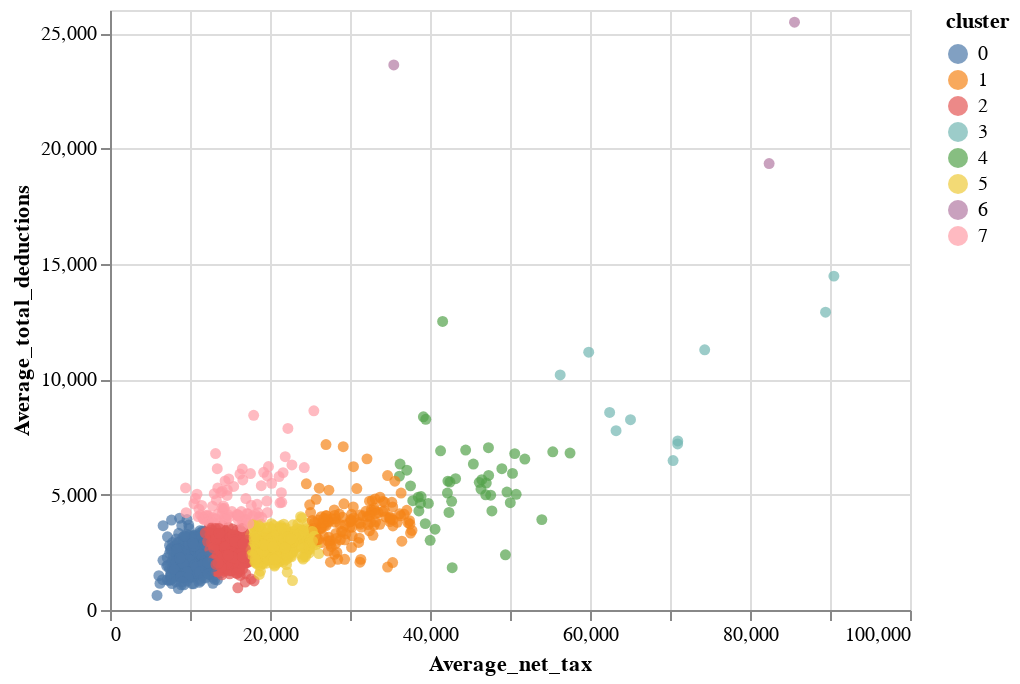

The cell this chart's notebook holds for it:
### Markdown cell above
The final step to see how the clusters are grouped and distributed, is to configure the <code>scatter_plot</code> by specifying the names of the columns that will be the <code>x</code> and <code>y</code> axes on the graph, with the parameter <code>color</code> is how we tell the <code>scatter_plot</code> object to color each point according to its cluster value, by adding a <code>:N</code> at the end of the <code>cluster</code> column name, this extra parameter is how <code>altair</code> understands the type of value for this column, <code>:N</code> it means the information contained in this column is categorical. The <code>Tooltip</code> parameter with the list of corresponding column names and by calling the method <code>interactive</code> will allow to hover over datapoints and displaying their values, therefore we obtained a dynamic scatter plot of how grouped and distributed the clusters are.

### Code cell
scatter_plot.encode(x='Average_net_tax', 
                    y='Average_total_deductions',
                    color='cluster:N', 
                    tooltip=['Postcode', 
                             'cluster', 
                             'Average_net_tax', 
                             'Average_total_deductions']).interactive()

### Figure 1 — Vega-Lite specification as saved in the notebook (floating-point values rounded to 4 significant figures; data arrays with more than 128 entries replaced by an {"elided": "..."} marker saying what was removed)
{"config": {"view": {"continuousWidth": 400, "continuousHeight": 300}}, "data": {"name": "data-54daaebeb930cfc06424cbeb25afb335"}, "mark": "circle", "encoding": {"color": {"type": "nominal", "field": "cluster"}, "tooltip": [{"type": "quantitative", "field": "Postcode"}, {"type": "quantitative", "field": "cluster"}, {"type": "quantitative", "field": "Average_net_tax"}, {"type": "quantitative", "field": "Average_total_deductions"}], "x": {"type": "quantitative", "field": "Average_net_tax"}, "y": {"type": "quantitative", "field": "Average_total_deductions"}}, "selection": {"selector003": {"type": "interval", "bind": "scales", "encodings": ["x", "y"]}}, "$schema": "https://vega.github.io/schema/vega-lite/v4.0.2.json", "datasets": {"data-54daaebeb930cfc06424cbeb25afb335": {"elided": "2473 records"}}}
